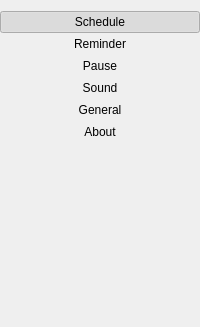
     <widget class="QWidget" name="sideBar" native="true">
      <property name="minimumSize">
       <size>
        <width>120</width>
        <height>0</height>
       </size>
      </property>
      <property name="styleSheet">
       <string notr="true">QWidget#sideBar {
  background-color: rgba(100, 100, 100, 30);
}
QPushButton[flat=&quot;true&quot;] {
  border-radius: 0px;
  border-right: 4px solid rgba(0, 0, 0, 0);
  padding: 10px;
}
QPushButton[flat=&quot;true&quot;]:hover {
  background-color: rgba(22, 163, 74, 10);
}
QPushButton[flat=&quot;true&quot;]:checked {
  background-color: rgba(22, 163, 74, 30);
  border-right: 4px solid rgb(22, 163, 74);
  font-weight: bold;
}</string>
      </property>
      <layout class="QVBoxLayout" name="verticalLayout_5">
       <property name="spacing">
        <number>0</number>
       </property>
       <property name="leftMargin">
        <number>0</number>
       </property>
       <property name="rightMargin">
        <number>0</number>
       </property>
       <item>
        <widget class="QPushButton" name="tabScheduleButton">
         <property name="cursor">
          <cursorShape>PointingHandCursor</cursorShape>
         </property>
         <property name="text">
          <string>Schedule</string>
         </property>
         <property name="checkable">
          <bool>true</bool>
         </property>
         <property name="checked">
          <bool>true</bool>
         </property>
         <property name="flat">
          <bool>true</bool>
         </property>
        </widget>
       </item>
       <item>
        <widget class="QPushButton" name="tabReminderButton">
         <property name="cursor">
          <cursorShape>PointingHandCursor</cursorShape>
         </property>
         <property name="text">
          <string>Reminder</string>
         </property>
         <property name="checkable">
          <bool>true</bool>
         </property>
         <property name="flat">
          <bool>true</bool>
         </property>
        </widget>
       </item>
       <item>
        <widget class="QPushButton" name="tabPauseButton">
         <property name="cursor">
          <cursorShape>PointingHandCursor</cursorShape>
         </property>
         <property name="text">
          <string>Pause</string>
         </property>
         <property name="checkable">
          <bool>true</bool>
         </property>
         <property name="flat">
          <bool>true</bool>
         </property>
        </widget>
       </item>
       <item>
        <widget class="QPushButton" name="tabSoundButton">
         <property name="cursor">
          <cursorShape>PointingHandCursor</cursorShape>
         </property>
         <property name="text">
          <string>Sound</string>
         </property>
         <property name="checkable">
          <bool>true</bool>
         </property>
         <property name="checked">
          <bool>false</bool>
         </property>
         <property name="flat">
          <bool>true</bool>
         </property>
        </widget>
       </item>
       <item>
        <widget class="QPushButton" name="tabGeneralButton">
         <property name="cursor">
          <cursorShape>PointingHandCursor</cursorShape>
         </property>
         <property name="text">
          <string>General</string>
         </property>
         <property name="checkable">
          <bool>true</bool>
         </property>
         <property name="checked">
          <bool>false</bool>
         </property>
         <property name="default">
          <bool>false</bool>
         </property>
         <property name="flat">
          <bool>true</bool>
         </property>
        </widget>
       </item>
       <item>
        <widget class="QPushButton" name="tabAboutButton">
         <property name="cursor">
          <cursorShape>PointingHandCursor</cursorShape>
         </property>
         <property name="text">
          <string>About</string>
         </property>
         <property name="checkable">
          <bool>true</bool>
         </property>
         <property name="checked">
          <bool>false</bool>
         </property>
         <property name="default">
          <bool>false</bool>
         </property>
         <property name="flat">
          <bool>true</bool>
         </property>
        </widget>
       </item>
       <item>
        <spacer name="verticalSpacer">
         <property name="orientation">
          <enum>Qt::Orientation::Vertical</enum>
         </property>
         <property name="sizeHint" stdset="0">
          <size>
           <width>20</width>
           <height>159</height>
          </size>
         </property>
        </spacer>
       </item>
       <item>
        <widget class="QLabel" name="sidebarImage">
         <property name="maximumSize">
          <size>
           <width>64</width>
           <height>64</height>
          </size>
         </property>
         <property name="text">
          <string/>
         </property>
         <property name="pixmap">
          <pixmap resource="../../resources/index.qrc">:/images/icon.png</pixmap>
         </property>
         <property name="scaledContents">
          <bool>true</bool>
         </property>
        </widget>
       </item>
      </layout>
     </widget>
